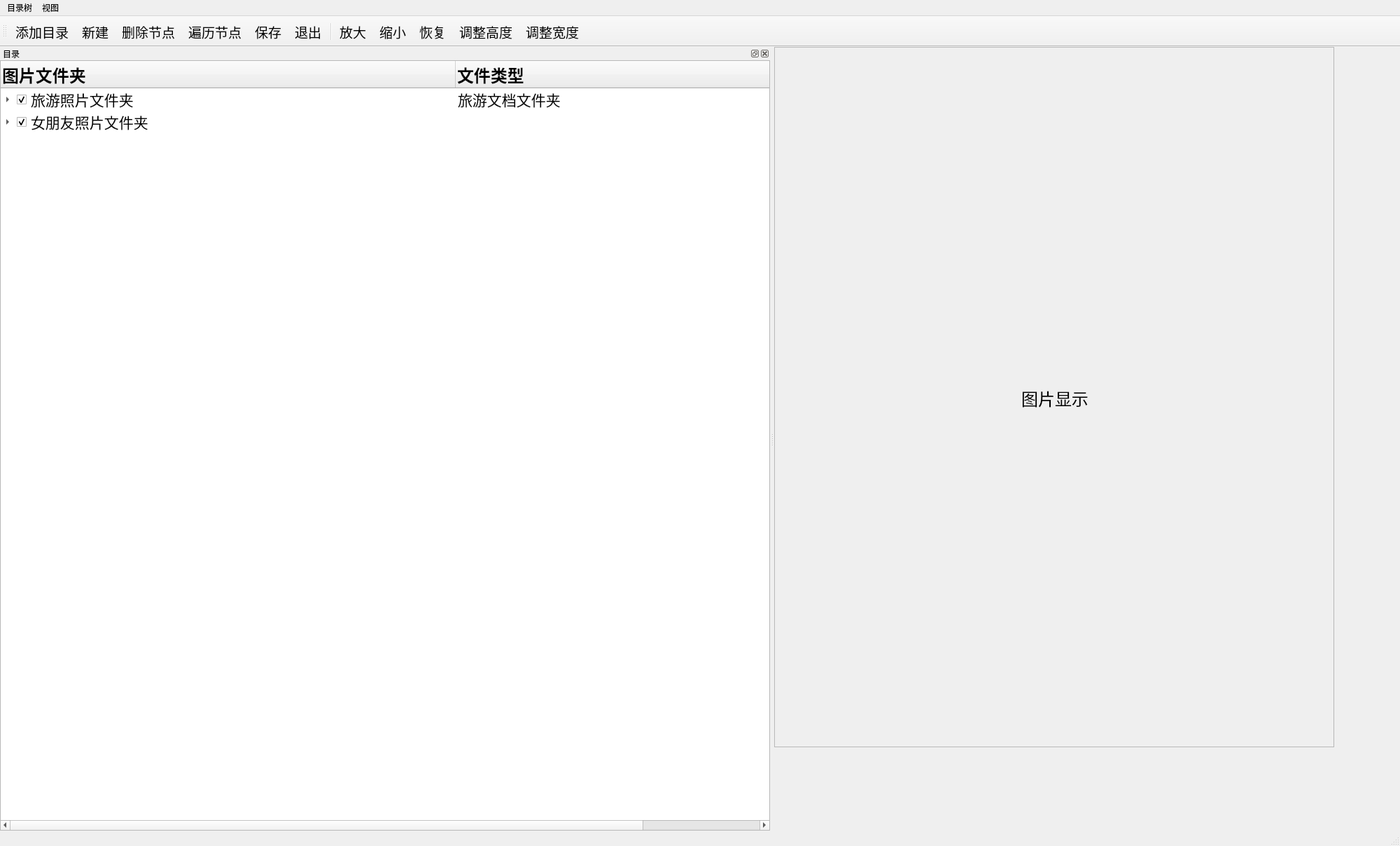
<?xml version="1.0" encoding="UTF-8"?>
<ui version="4.0">
 <class>QMyTreeWidget</class>
 <widget class="QMainWindow" name="QMyTreeWidget">
  <property name="geometry">
   <rect>
    <x>0</x>
    <y>0</y>
    <width>2000</width>
    <height>1208</height>
   </rect>
  </property>
  <property name="windowTitle">
   <string>QMyTreeWidget</string>
  </property>
  <widget class="QWidget" name="centralwidget">
   <widget class="QScrollArea" name="ScrollArea">
    <property name="geometry">
     <rect>
      <x>0</x>
      <y>0</y>
      <width>800</width>
      <height>1000</height>
     </rect>
    </property>
    <property name="minimumSize">
     <size>
      <width>800</width>
      <height>1000</height>
     </size>
    </property>
    <property name="widgetResizable">
     <bool>true</bool>
    </property>
    <property name="alignment">
     <set>Qt::AlignCenter</set>
    </property>
    <widget class="QWidget" name="scrollAreaWidgetContents">
     <property name="geometry">
      <rect>
       <x>0</x>
       <y>0</y>
       <width>798</width>
       <height>998</height>
      </rect>
     </property>
     <widget class="QLabel" name="Pictures">
      <property name="geometry">
       <rect>
        <x>0</x>
        <y>0</y>
        <width>800</width>
        <height>1000</height>
       </rect>
      </property>
      <property name="minimumSize">
       <size>
        <width>800</width>
        <height>1000</height>
       </size>
      </property>
      <property name="font">
       <font>
        <family>Times New Roman</family>
        <pointsize>18</pointsize>
       </font>
      </property>
      <property name="text">
       <string>图片显示</string>
      </property>
      <property name="scaledContents">
       <bool>false</bool>
      </property>
      <property name="alignment">
       <set>Qt::AlignCenter</set>
      </property>
     </widget>
    </widget>
   </widget>
  </widget>
  <widget class="QMenuBar" name="menubar">
   <property name="geometry">
    <rect>
     <x>0</x>
     <y>0</y>
     <width>2000</width>
     <height>21</height>
    </rect>
   </property>
   <widget class="QMenu" name="TreeMenu">
    <property name="minimumSize">
     <size>
      <width>80</width>
      <height>50</height>
     </size>
    </property>
    <property name="font">
     <font>
      <family>Times New Roman</family>
      <pointsize>15</pointsize>
     </font>
    </property>
    <property name="contextMenuPolicy">
     <enum>Qt::CustomContextMenu</enum>
    </property>
    <property name="title">
     <string>目录树</string>
    </property>
    <property name="separatorsCollapsible">
     <bool>false</bool>
    </property>
    <property name="toolTipsVisible">
     <bool>false</bool>
    </property>
    <addaction name="action_AddFolder"/>
    <addaction name="action_AddFile"/>
    <addaction name="action_DeleteItem"/>
    <addaction name="action_ScanItems"/>
    <addaction name="action_save"/>
    <addaction name="action_Close"/>
   </widget>
   <widget class="QMenu" name="ShowMenu">
    <property name="minimumSize">
     <size>
      <width>100</width>
      <height>50</height>
     </size>
    </property>
    <property name="font">
     <font>
      <family>Times New Roman</family>
      <pointsize>15</pointsize>
     </font>
    </property>
    <property name="title">
     <string>视图</string>
    </property>
    <addaction name="action_ZoomIn"/>
    <addaction name="action_ZoomOut"/>
    <addaction name="action_ZoomRealSize"/>
    <addaction name="action_adjustheight"/>
    <addaction name="action_adjustwidth"/>
    <addaction name="action_DockVisible"/>
    <addaction name="action_DockFloat"/>
   </widget>
   <addaction name="TreeMenu"/>
   <addaction name="ShowMenu"/>
  </widget>
  <widget class="QStatusBar" name="statusbar"/>
  <widget class="QToolBar" name="toolBar">
   <property name="windowTitle">
    <string>toolBar</string>
   </property>
   <property name="toolButtonStyle">
    <enum>Qt::ToolButtonTextUnderIcon</enum>
   </property>
   <attribute name="toolBarArea">
    <enum>TopToolBarArea</enum>
   </attribute>
   <attribute name="toolBarBreak">
    <bool>false</bool>
   </attribute>
   <addaction name="action_AddFolder"/>
   <addaction name="action_AddFile"/>
   <addaction name="action_DeleteItem"/>
   <addaction name="action_ScanItems"/>
   <addaction name="action_save"/>
   <addaction name="action_Close"/>
   <addaction name="separator"/>
   <addaction name="action_ZoomIn"/>
   <addaction name="action_ZoomOut"/>
   <addaction name="action_ZoomRealSize"/>
   <addaction name="action_adjustheight"/>
   <addaction name="action_adjustwidth"/>
  </widget>
  <widget class="QDockWidget" name="dockWidget">
   <property name="enabled">
    <bool>true</bool>
   </property>
   <property name="minimumSize">
    <size>
     <width>1100</width>
     <height>1100</height>
    </size>
   </property>
   <property name="maximumSize">
    <size>
     <width>1400</width>
     <height>1300</height>
    </size>
   </property>
   <property name="font">
    <font>
     <family>Times New Roman</family>
     <pointsize>9</pointsize>
    </font>
   </property>
   <property name="windowIcon">
    <iconset>
     <normalon>:/images/icons/open1.bmp</normalon>
    </iconset>
   </property>
   <property name="floating">
    <bool>false</bool>
   </property>
   <property name="allowedAreas">
    <set>Qt::BottomDockWidgetArea|Qt::LeftDockWidgetArea|Qt::RightDockWidgetArea</set>
   </property>
   <property name="windowTitle">
    <string>目录</string>
   </property>
   <attribute name="dockWidgetArea">
    <number>1</number>
   </attribute>
   <widget class="QWidget" name="dockWidgetContents">
    <widget class="QTreeWidget" name="treeWidget">
     <property name="geometry">
      <rect>
       <x>0</x>
       <y>0</y>
       <width>1100</width>
       <height>1100</height>
      </rect>
     </property>
     <property name="minimumSize">
      <size>
       <width>1100</width>
       <height>1100</height>
      </size>
     </property>
     <property name="maximumSize">
      <size>
       <width>1400</width>
       <height>1300</height>
      </size>
     </property>
     <property name="font">
      <font>
       <family>Times New Roman</family>
      </font>
     </property>
     <property name="autoExpandDelay">
      <number>-1</number>
     </property>
     <property name="headerHidden">
      <bool>false</bool>
     </property>
     <property name="columnCount">
      <number>2</number>
     </property>
     <attribute name="headerVisible">
      <bool>true</bool>
     </attribute>
     <attribute name="headerMinimumSectionSize">
      <number>650</number>
     </attribute>
     <attribute name="headerDefaultSectionSize">
      <number>650</number>
     </attribute>
     <attribute name="headerHighlightSections">
      <bool>false</bool>
     </attribute>
     <column>
      <property name="text">
       <string>图片文件夹</string>
      </property>
      <property name="font">
       <font>
        <family>Times New Roman</family>
        <pointsize>18</pointsize>
        <weight>75</weight>
        <bold>true</bold>
       </font>
      </property>
      <property name="textAlignment">
       <set>AlignLeading|AlignVCenter</set>
      </property>
      <property name="icon">
       <iconset resource="QMyTreeWidget.qrc">
        <normaloff>:/images/icons/Documents.ico</normaloff>:/images/icons/Documents.ico</iconset>
      </property>
     </column>
     <column>
      <property name="text">
       <string>文件类型</string>
      </property>
      <property name="font">
       <font>
        <family>Times New Roman</family>
        <pointsize>18</pointsize>
        <weight>75</weight>
        <bold>true</bold>
       </font>
      </property>
      <property name="textAlignment">
       <set>AlignLeading|AlignVCenter</set>
      </property>
      <property name="icon">
       <iconset resource="QMyTreeWidget.qrc">
        <normaloff>:/images/icons/Documents.ico</normaloff>:/images/icons/Documents.ico</iconset>
      </property>
     </column>
     <item>
      <property name="text">
       <string>旅游照片文件夹</string>
      </property>
      <property name="font">
       <font>
        <family>Times New Roman</family>
        <pointsize>16</pointsize>
       </font>
      </property>
      <property name="checkState">
       <enum>Checked</enum>
      </property>
      <property name="icon">
       <iconset resource="QMyTreeWidget.qrc">
        <normaloff>:/images/icons/folder1.bmp</normaloff>:/images/icons/folder1.bmp</iconset>
      </property>
      <property name="text">
       <string>旅游文档文件夹</string>
      </property>
      <property name="font">
       <font>
        <family>Times New Roman</family>
        <pointsize>16</pointsize>
       </font>
      </property>
      <property name="icon">
       <iconset resource="QMyTreeWidget.qrc">
        <normaloff>:/images/icons/new1.bmp</normaloff>
        <normalon>:/images/icons/folder1.bmp</normalon>:/images/icons/new1.bmp</iconset>
      </property>
      <property name="flags">
       <set>ItemIsSelectable|ItemIsEditable|ItemIsDragEnabled|ItemIsDropEnabled|ItemIsUserCheckable|ItemIsEnabled</set>
      </property>
      <item>
       <property name="text">
        <string>北京</string>
       </property>
       <property name="font">
        <font>
         <family>Times New Roman</family>
         <pointsize>15</pointsize>
        </font>
       </property>
       <property name="textAlignment">
        <set>AlignLeading|AlignVCenter</set>
       </property>
       <property name="checkState">
        <enum>Checked</enum>
       </property>
       <property name="icon">
        <iconset resource="QMyTreeWidget.qrc">
         <normaloff>:/images/icons/31.ico</normaloff>:/images/icons/31.ico</iconset>
       </property>
       <property name="text">
        <string>文档1</string>
       </property>
       <property name="font">
        <font>
         <family>Times New Roman</family>
         <pointsize>15</pointsize>
        </font>
       </property>
       <property name="textAlignment">
        <set>AlignLeading|AlignVCenter</set>
       </property>
       <property name="icon">
        <iconset>
         <normalon>:/images/icons/new1.bmp</normalon>
        </iconset>
       </property>
       <property name="flags">
        <set>ItemIsSelectable|ItemIsEditable|ItemIsDragEnabled|ItemIsDropEnabled|ItemIsUserCheckable|ItemIsEnabled</set>
       </property>
      </item>
      <item>
       <property name="text">
        <string>上海</string>
       </property>
       <property name="font">
        <font>
         <family>Times New Roman</family>
         <pointsize>15</pointsize>
        </font>
       </property>
       <property name="checkState">
        <enum>Checked</enum>
       </property>
       <property name="icon">
        <iconset resource="QMyTreeWidget.qrc">
         <normaloff>:/images/icons/31.ico</normaloff>:/images/icons/31.ico</iconset>
       </property>
       <property name="text">
        <string>文档2</string>
       </property>
       <property name="font">
        <font>
         <family>Times New Roman</family>
         <pointsize>15</pointsize>
        </font>
       </property>
       <property name="icon">
        <iconset resource="QMyTreeWidget.qrc">
         <normaloff>:/images/icons/new1.bmp</normaloff>:/images/icons/new1.bmp</iconset>
       </property>
       <property name="flags">
        <set>ItemIsSelectable|ItemIsEditable|ItemIsDragEnabled|ItemIsDropEnabled|ItemIsUserCheckable|ItemIsEnabled</set>
       </property>
      </item>
      <item>
       <property name="text">
        <string>天津</string>
       </property>
       <property name="font">
        <font>
         <family>Times New Roman</family>
         <pointsize>15</pointsize>
        </font>
       </property>
       <property name="checkState">
        <enum>Checked</enum>
       </property>
       <property name="icon">
        <iconset resource="QMyTreeWidget.qrc">
         <normaloff>:/images/icons/31.ico</normaloff>:/images/icons/31.ico</iconset>
       </property>
       <property name="text">
        <string/>
       </property>
       <property name="flags">
        <set>ItemIsSelectable|ItemIsEditable|ItemIsDragEnabled|ItemIsDropEnabled|ItemIsUserCheckable|ItemIsEnabled</set>
       </property>
      </item>
     </item>
     <item>
      <property name="text">
       <string>女朋友照片文件夹</string>
      </property>
      <property name="font">
       <font>
        <family>Times New Roman</family>
        <pointsize>16</pointsize>
       </font>
      </property>
      <property name="checkState">
       <enum>Checked</enum>
      </property>
      <property name="icon">
       <iconset resource="QMyTreeWidget.qrc">
        <normaloff>:/images/icons/folder1.bmp</normaloff>:/images/icons/folder1.bmp</iconset>
      </property>
      <property name="flags">
       <set>ItemIsSelectable|ItemIsEditable|ItemIsDragEnabled|ItemIsDropEnabled|ItemIsUserCheckable|ItemIsEnabled</set>
      </property>
      <item>
       <property name="text">
        <string>第一任女朋友</string>
       </property>
       <property name="font">
        <font>
         <family>Times New Roman</family>
         <pointsize>15</pointsize>
        </font>
       </property>
       <property name="checkState">
        <enum>Checked</enum>
       </property>
       <property name="icon">
        <iconset resource="QMyTreeWidget.qrc">
         <normaloff>:/images/icons/31.ico</normaloff>:/images/icons/31.ico</iconset>
       </property>
       <property name="text">
        <string/>
       </property>
       <property name="font">
        <font>
         <family>Times New Roman</family>
        </font>
       </property>
       <property name="flags">
        <set>ItemIsSelectable|ItemIsEditable|ItemIsDragEnabled|ItemIsDropEnabled|ItemIsUserCheckable|ItemIsEnabled</set>
       </property>
      </item>
      <item>
       <property name="text">
        <string>第二任女朋友</string>
       </property>
       <property name="font">
        <font>
         <family>Times New Roman</family>
         <pointsize>15</pointsize>
        </font>
       </property>
       <property name="checkState">
        <enum>Checked</enum>
       </property>
       <property name="icon">
        <iconset resource="QMyTreeWidget.qrc">
         <normaloff>:/images/icons/31.ico</normaloff>:/images/icons/31.ico</iconset>
       </property>
       <property name="flags">
        <set>ItemIsSelectable|ItemIsEditable|ItemIsDragEnabled|ItemIsDropEnabled|ItemIsUserCheckable|ItemIsEnabled</set>
       </property>
      </item>
     </item>
    </widget>
   </widget>
  </widget>
  <action name="action_AddFolder">
   <property name="enabled">
    <bool>true</bool>
   </property>
   <property name="icon">
    <iconset resource="QMyTreeWidget.qrc">
     <normaloff>:/images/icons/folder1.bmp</normaloff>:/images/icons/folder1.bmp</iconset>
   </property>
   <property name="text">
    <string>添加目录</string>
   </property>
   <property name="toolTip">
    <string>添加目录</string>
   </property>
   <property name="font">
    <font>
     <family>Times New Roman</family>
     <pointsize>14</pointsize>
    </font>
   </property>
   <property name="shortcut">
    <string>Ctrl+F</string>
   </property>
   <property name="menuRole">
    <enum>QAction::TextHeuristicRole</enum>
   </property>
  </action>
  <action name="action_AddFile">
   <property name="enabled">
    <bool>true</bool>
   </property>
   <property name="icon">
    <iconset resource="QMyTreeWidget.qrc">
     <normaloff>:/images/icons/32.ico</normaloff>:/images/icons/32.ico</iconset>
   </property>
   <property name="text">
    <string>新建</string>
   </property>
   <property name="toolTip">
    <string>新建文件</string>
   </property>
   <property name="font">
    <font>
     <family>Times New Roman</family>
     <pointsize>14</pointsize>
    </font>
   </property>
   <property name="shortcut">
    <string>Ctrl+N</string>
   </property>
   <property name="menuRole">
    <enum>QAction::TextHeuristicRole</enum>
   </property>
  </action>
  <action name="action_DeleteItem">
   <property name="checkable">
    <bool>false</bool>
   </property>
   <property name="enabled">
    <bool>true</bool>
   </property>
   <property name="icon">
    <iconset resource="QMyTreeWidget.qrc">
     <normaloff>:/images/icons/delete1.bmp</normaloff>:/images/icons/delete1.bmp</iconset>
   </property>
   <property name="text">
    <string>删除节点</string>
   </property>
   <property name="toolTip">
    <string>删除节点</string>
   </property>
   <property name="font">
    <font>
     <family>Times New Roman</family>
     <pointsize>14</pointsize>
    </font>
   </property>
   <property name="shortcut">
    <string>Backspace</string>
   </property>
   <property name="menuRole">
    <enum>QAction::TextHeuristicRole</enum>
   </property>
  </action>
  <action name="action_ScanItems">
   <property name="icon">
    <iconset resource="QMyTreeWidget.qrc">
     <normaloff>:/images/icons/fold.bmp</normaloff>:/images/icons/fold.bmp</iconset>
   </property>
   <property name="text">
    <string>遍历节点</string>
   </property>
   <property name="toolTip">
    <string>遍历节点</string>
   </property>
   <property name="font">
    <font>
     <family>Times New Roman</family>
     <pointsize>14</pointsize>
    </font>
   </property>
   <property name="shortcut">
    <string>Ctrl+L</string>
   </property>
   <property name="menuRole">
    <enum>QAction::TextHeuristicRole</enum>
   </property>
  </action>
  <action name="action_ZoomIn">
   <property name="icon">
    <iconset resource="QMyTreeWidget.qrc">
     <normaloff>:/images/icons/418.bmp</normaloff>:/images/icons/418.bmp</iconset>
   </property>
   <property name="text">
    <string>放大</string>
   </property>
   <property name="toolTip">
    <string>放大图片</string>
   </property>
   <property name="font">
    <font>
     <family>Times New Roman</family>
     <pointsize>14</pointsize>
    </font>
   </property>
   <property name="shortcut">
    <string>Ctrl+I</string>
   </property>
   <property name="menuRole">
    <enum>QAction::TextHeuristicRole</enum>
   </property>
  </action>
  <action name="action_ZoomOut">
   <property name="icon">
    <iconset resource="QMyTreeWidget.qrc">
     <normaloff>:/images/icons/416.bmp</normaloff>:/images/icons/416.bmp</iconset>
   </property>
   <property name="text">
    <string>缩小</string>
   </property>
   <property name="toolTip">
    <string>缩小图片</string>
   </property>
   <property name="font">
    <font>
     <family>Times New Roman</family>
     <pointsize>14</pointsize>
    </font>
   </property>
   <property name="shortcut">
    <string>Ctrl+O</string>
   </property>
   <property name="menuRole">
    <enum>QAction::TextHeuristicRole</enum>
   </property>
  </action>
  <action name="action_ZoomRealSize">
   <property name="icon">
    <iconset resource="QMyTreeWidget.qrc">
     <normaloff>:/images/icons/414.bmp</normaloff>:/images/icons/414.bmp</iconset>
   </property>
   <property name="text">
    <string>恢复</string>
   </property>
   <property name="toolTip">
    <string>图片实际大小</string>
   </property>
   <property name="font">
    <font>
     <family>Times New Roman</family>
     <pointsize>14</pointsize>
    </font>
   </property>
   <property name="shortcut">
    <string>Ctrl+B</string>
   </property>
   <property name="menuRole">
    <enum>QAction::TextHeuristicRole</enum>
   </property>
  </action>
  <action name="action_adjustheight">
   <property name="icon">
    <iconset resource="QMyTreeWidget.qrc">
     <normaloff>:/images/icons/422.bmp</normaloff>:/images/icons/422.bmp</iconset>
   </property>
   <property name="text">
    <string>调整高度</string>
   </property>
   <property name="toolTip">
    <string>自动调整图片高度</string>
   </property>
   <property name="font">
    <font>
     <family>Times New Roman</family>
     <pointsize>14</pointsize>
    </font>
   </property>
   <property name="shortcut">
    <string>Ctrl+H</string>
   </property>
   <property name="menuRole">
    <enum>QAction::TextHeuristicRole</enum>
   </property>
  </action>
  <action name="action_adjustwidth">
   <property name="icon">
    <iconset resource="QMyTreeWidget.qrc">
     <normaloff>:/images/icons/424.bmp</normaloff>:/images/icons/424.bmp</iconset>
   </property>
   <property name="text">
    <string>调整宽度</string>
   </property>
   <property name="toolTip">
    <string>自动调整图片宽度</string>
   </property>
   <property name="font">
    <font>
     <family>Times New Roman</family>
     <pointsize>14</pointsize>
    </font>
   </property>
   <property name="shortcut">
    <string>Ctrl+W</string>
   </property>
   <property name="menuRole">
    <enum>QAction::TextHeuristicRole</enum>
   </property>
  </action>
  <action name="action_DockVisible">
   <property name="icon">
    <iconset resource="QMyTreeWidget.qrc">
     <normaloff>:/images/icons/preview1.bmp</normaloff>:/images/icons/preview1.bmp</iconset>
   </property>
   <property name="text">
    <string>窗体可见</string>
   </property>
   <property name="toolTip">
    <string>窗体可见</string>
   </property>
   <property name="font">
    <font>
     <family>Times New Roman</family>
     <pointsize>14</pointsize>
    </font>
   </property>
   <property name="shortcut">
    <string>Ctrl+Alt+J</string>
   </property>
   <property name="menuRole">
    <enum>QAction::TextHeuristicRole</enum>
   </property>
  </action>
  <action name="action_DockFloat">
   <property name="icon">
    <iconset resource="QMyTreeWidget.qrc">
     <normaloff>:/images/icons/814.bmp</normaloff>:/images/icons/814.bmp</iconset>
   </property>
   <property name="text">
    <string>窗体浮动</string>
   </property>
   <property name="toolTip">
    <string>添加目录</string>
   </property>
   <property name="font">
    <font>
     <family>Times New Roman</family>
     <pointsize>14</pointsize>
    </font>
   </property>
   <property name="shortcut">
    <string>Ctrl+Alt+K</string>
   </property>
   <property name="menuRole">
    <enum>QAction::TextHeuristicRole</enum>
   </property>
  </action>
  <action name="action_Close">
   <property name="icon">
    <iconset resource="QMyTreeWidget.qrc">
     <normaloff>:/images/icons/324.bmp</normaloff>:/images/icons/324.bmp</iconset>
   </property>
   <property name="text">
    <string>退出</string>
   </property>
   <property name="toolTip">
    <string>退出</string>
   </property>
   <property name="font">
    <font>
     <family>Times New Roman</family>
     <pointsize>14</pointsize>
    </font>
   </property>
   <property name="shortcut">
    <string>Ctrl+Backspace</string>
   </property>
   <property name="menuRole">
    <enum>QAction::TextHeuristicRole</enum>
   </property>
  </action>
  <action name="action_save">
   <property name="icon">
    <iconset resource="QMyTreeWidget.qrc">
     <normaloff>:/images/icons/save1.bmp</normaloff>:/images/icons/save1.bmp</iconset>
   </property>
   <property name="text">
    <string>保存</string>
   </property>
   <property name="toolTip">
    <string>保存当前状态</string>
   </property>
   <property name="font">
    <font>
     <family>Times New Roman</family>
     <pointsize>14</pointsize>
    </font>
   </property>
   <property name="shortcut">
    <string>Ctrl+S</string>
   </property>
  </action>
 </widget>
 <resources>
  <include location="QMyTreeWidget.qrc"/>
 </resources>
 <connections>
  <connection>
   <sender>action_Close</sender>
   <signal>triggered()</signal>
   <receiver>QMyTreeWidget</receiver>
   <slot>close()</slot>
   <hints>
    <hint type="sourcelabel">
     <x>-1</x>
     <y>-1</y>
    </hint>
    <hint type="destinationlabel">
     <x>399</x>
     <y>299</y>
    </hint>
   </hints>
  </connection>
 </connections>
</ui>
